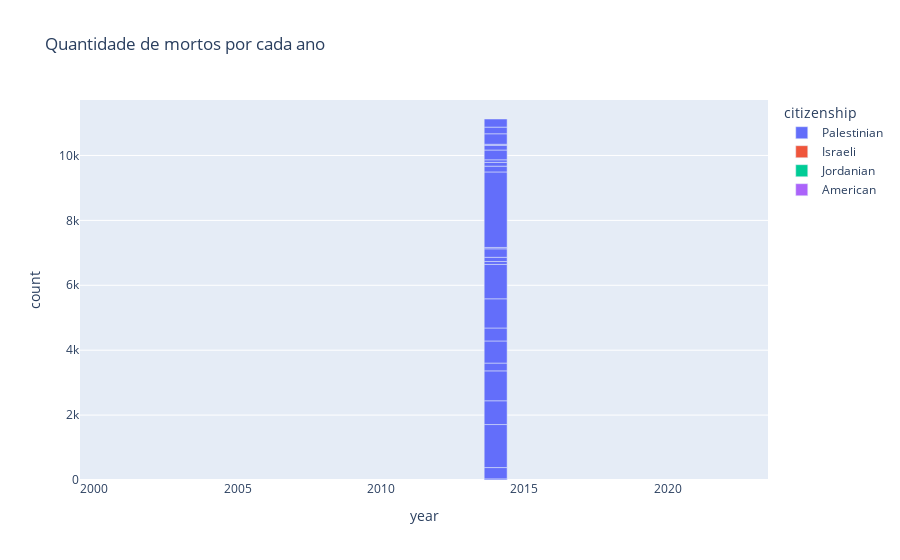

Notebook source saved alongside this figure:
### Markdown cell above
## Visualizar gráficos

### Code cell
new_df['date_of_death'] = pd.to_datetime(new_df['date_of_death'])
new_df["year"] = new_df['date_of_death'].dt.year

total_deaths_by_year = new_df.groupby("year").count()

data = {
    "year": new_df["year"],
    "citizenship": new_df["citizenship"],
    "count": total_deaths_by_year["date_of_death"]
}
dataframe = pd.DataFrame(data)

fig_total_deaths = px.bar(dataframe, x='year', y='count',
                          color='citizenship', title='Quantidade de mortos por cada ano')
fig_total_deaths.show()

### Figure 1 — Plotly figure (JSON) as saved in the notebook; plotly's stock layout.template omitted (floating-point values rounded to 4 significant figures; data arrays with more than 128 entries replaced by an {"elided": "..."} marker saying what was removed)
{"data": [{"alignmentgroup": "True", "hovertemplate": "citizenship=Palestinian<br>year=%{x}<br>count=%{y}<extra></extra>", "legendgroup": "Palestinian", "marker": {"color": "#636efa", "pattern": {"shape": ""}}, "name": "Palestinian", "offsetgroup": "Palestinian", "orientation": "v", "showlegend": true, "textposition": "auto", "type": "bar", "x": {"elided": "10092 int values"}, "xaxis": "x", "y": {"elided": "10092 int values"}, "yaxis": "y"}, {"alignmentgroup": "True", "hovertemplate": "citizenship=Israeli<br>year=%{x}<br>count=%{y}<extra></extra>", "legendgroup": "Israeli", "marker": {"color": "#EF553B", "pattern": {"shape": ""}}, "name": "Israeli", "offsetgroup": "Israeli", "orientation": "v", "showlegend": true, "textposition": "auto", "type": "bar", "x": {"elided": "1029 int values"}, "xaxis": "x", "y": {"elided": "1029 null values"}, "yaxis": "y"}, {"alignmentgroup": "True", "hovertemplate": "citizenship=Jordanian<br>year=%{x}<br>count=%{y}<extra></extra>", "legendgroup": "Jordanian", "marker": {"color": "#00cc96", "pattern": {"shape": ""}}, "name": "Jordanian", "offsetgroup": "Jordanian", "orientation": "v", "showlegend": true, "textposition": "auto", "type": "bar", "x": [2022, 2014], "xaxis": "x", "y": [null, null], "yaxis": "y"}, {"alignmentgroup": "True", "hovertemplate": "citizenship=American<br>year=%{x}<br>count=%{y}<extra></extra>", "legendgroup": "American", "marker": {"color": "#ab63fa", "pattern": {"shape": ""}}, "name": "American", "offsetgroup": "American", "orientation": "v", "showlegend": true, "textposition": "auto", "type": "bar", "x": [2016], "xaxis": "x", "y": [null], "yaxis": "y"}], "layout": {"barmode": "relative", "legend": {"title": {"text": "citizenship"}, "tracegroupgap": 0}, "title": {"text": "Quantidade de mortos por cada ano"}, "xaxis": {"anchor": "y", "domain": [0, 1], "title": {"text": "year"}}, "yaxis": {"anchor": "x", "domain": [0, 1], "title": {"text": "count"}}}}
